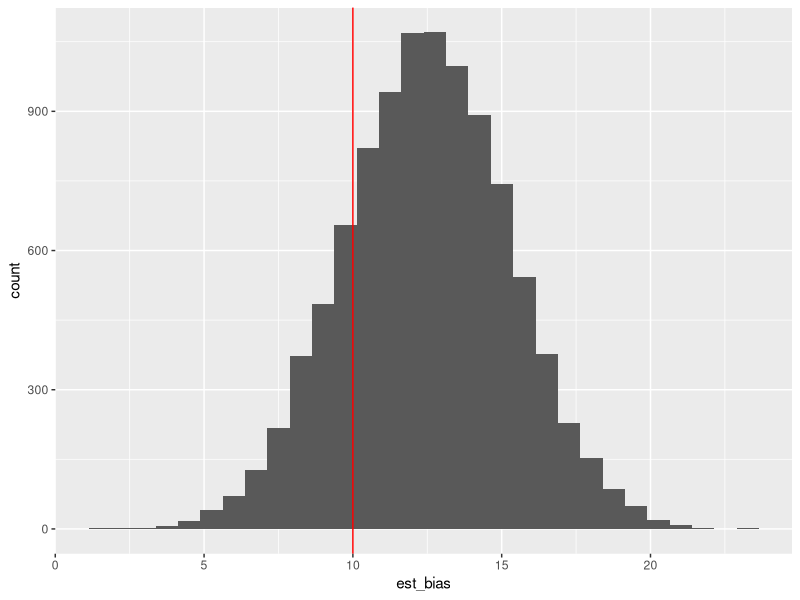
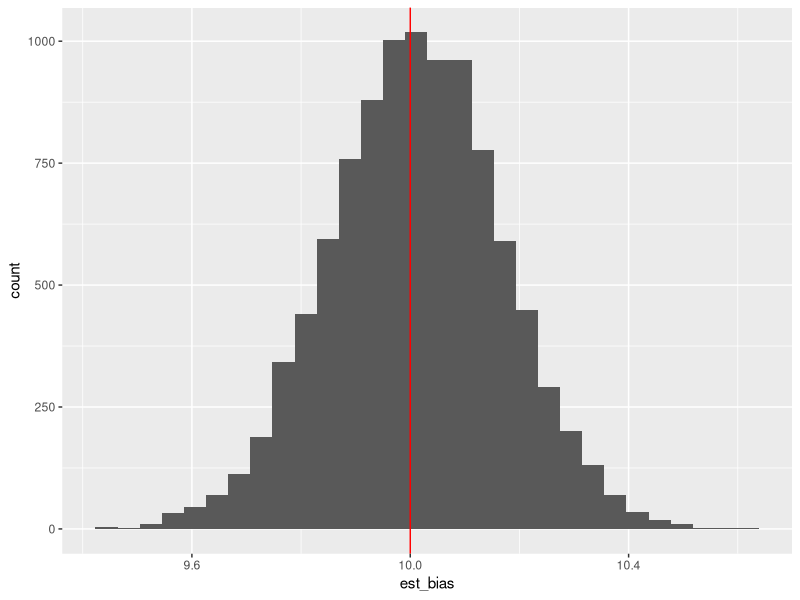
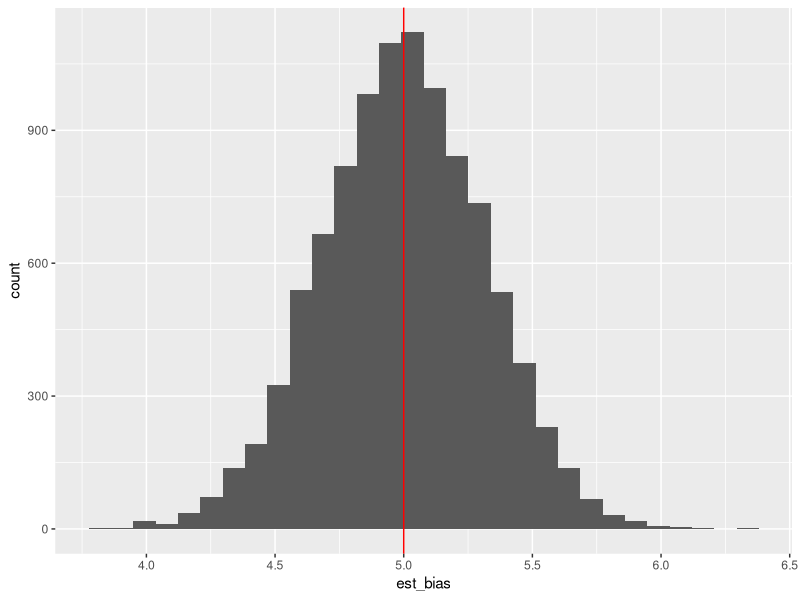
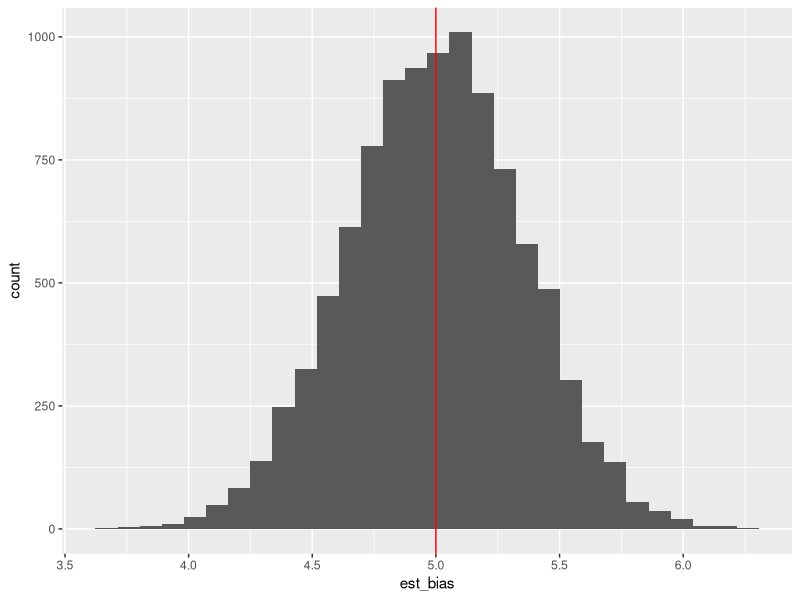

Reproduce these figures in R, in order.
## ---- chunk 1
library(tidyverse)
## ---- chunk 2
# defined estimator of Y_tilde
Y_tilde <- function(y) {
  (1/(length(y)-1))*sum(y)
}

# get 5 observations from N(10,25)
observations <- rnorm(5, mean = 10, sqrt(25))
Y_tilde(observations)

# repeat 10000 times
set.seed(123)
est_bias <- replicate(10000, Y_tilde(rnorm(5, mean = 10, sqrt(25))))

df <- tibble(est_bias = est_bias)
df %>% 
  ggplot(aes(x = est_bias)) +
  geom_histogram() +
  geom_vline(xintercept = 10, color = "red")
## ---- chunk 3
# repeat 10000 times para amostras de tamanho 1000
set.seed(123)
est_bias <- replicate(10000, Y_tilde(rnorm(1000, mean = 10, sqrt(25))))

df <- tibble(est_bias = est_bias)
df %>% 
  ggplot(aes(x = est_bias)) +
  geom_histogram() +
  geom_vline(xintercept = 10, color = "red")

## ---- chunk 4
y_tilde1 <- function(y) {
  (1/length(y))*sum(y)
}
set.seed(123)
est_bar1 <- replicate(10000, y_tilde1(rnorm(100, mean = 5, sqrt(10))))
df <- tibble(est_bias = est_bar1)
df %>% 
  ggplot(aes(x = est_bias)) +
  geom_histogram() +
  geom_vline(xintercept = 5, color = "red")
var(est_bar1)
## ---- chunk 5
n = 100
w = c(rep((1+0.5)/n, n/2), rep((1-0.5)/n, n/2))

y_tilde2 <- function(y) {
  sum(w*y)
}

est_tilde2 <- replicate(10000, expr = y_tilde2(rnorm(100, mean = 5, sqrt(10))))
df <- tibble(est_bias = est_tilde2)
df %>% 
  ggplot(aes(x = est_bias)) +
  geom_histogram() +
  geom_vline(xintercept = 5, color = "red")
var(est_tilde2)
